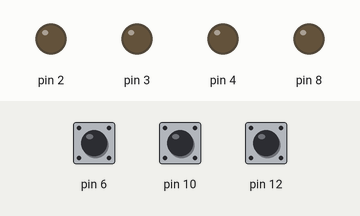
Bench run of a sketch on a simulated Arduino Uno, built with avr-gcc and run on an emulated ATmega328P. On the bench: output pins drawn as LEDs (lit = HIGH). Inputs (shaded band) come from the test bench; at power-on: pin 6 HIGH, pin 10 HIGH, pin 12 HIGH. What the sketch prints to the serial monitor is not drawn.

Above: at 1.2 s.
1.3 s: pin 6 pulled LOW for 0.15 s
4.4 s: pin 10 pulled LOW for 0.15 s
At 5.0 s:
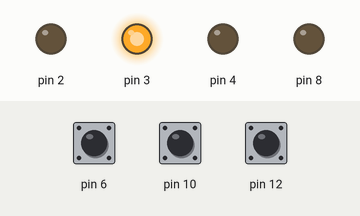
6.0 s: pin 6 pulled LOW for 1 s
Timing chart, 0 to 9.0 s (numbered marks = the images above; inputs shaded):
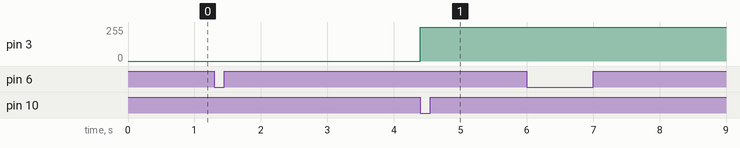

The sketch:

sketch_jul29a.ino
```cpp
bool act;
int countr = 0;
int countg = 0;
int countb = 0;
int actLed = 0;

bool butPress = false;
void setup() {
  // put your setup code here, to run once:
pinMode(8,OUTPUT);
pinMode(3,OUTPUT);
pinMode(4,OUTPUT);
pinMode(10,INPUT_PULLUP);
pinMode(12,INPUT_PULLUP);
pinMode(2,OUTPUT);
pinMode(6,INPUT_PULLUP);

digitalWrite(8,LOW);
Serial.begin(250000);

}
void loop() {
  // put your main code here, to run repeatedly:
//Serial.print(digitalRead(10));
//Serial.print("    ");
//Serial.println(digitalRead(12));
bool a = digitalRead(10);
bool b = digitalRead(12);

if((!digitalRead(6))&&(!butPress)){
  butPress = true;
  if(actLed == 3){actLed = 0;}
  else{
    Serial.println(actLed);
    actLed ++;}
  }

if(digitalRead(6)&&butPress){
  butPress = false;
}


if(a&&b){
  act = false;}


if(a&&(!b)&&(!act)){
  act = true;
  switch(actLed){
  case 0: countr +=3;break;
  case 1: countg +=3;break;
  case 2: countb +=3;break;
 }
}
if((!a)&&b&&(!act)){
  act = true;
  switch(actLed){
  case 0: countr -=3;break;
  case 1: countg -=3;break;
  case 2: countb -=3;break;
  }
}
Serial.print(countr);
Serial.print("  ");
Serial.print(countg);
Serial.print("  ");
Serial.println(countb);
analogWrite(2,countr);
analogWrite(3,countg);
analogWrite(4,countb);
}
```

Measured:
- after the input at 4.4 s, pin 3: 0/255 → 253/255 at once
